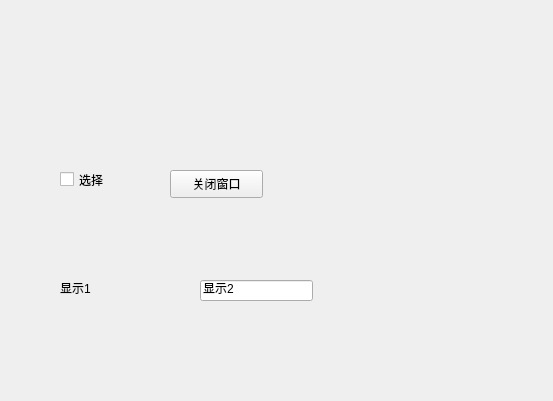
<?xml version="1.0" encoding="UTF-8"?>
<ui version="4.0">
 <class>Form01</class>
 <widget class="QWidget" name="Form01">
  <property name="geometry">
   <rect>
    <x>0</x>
    <y>0</y>
    <width>553</width>
    <height>401</height>
   </rect>
  </property>
  <property name="windowTitle">
   <string>Form</string>
  </property>
  <widget class="QPushButton" name="closeWinBtn">
   <property name="geometry">
    <rect>
     <x>170</x>
     <y>170</y>
     <width>93</width>
     <height>28</height>
    </rect>
   </property>
   <property name="text">
    <string>关闭窗口</string>
   </property>
  </widget>
  <widget class="QCheckBox" name="checkBox">
   <property name="geometry">
    <rect>
     <x>60</x>
     <y>170</y>
     <width>91</width>
     <height>19</height>
    </rect>
   </property>
   <property name="text">
    <string>选择</string>
   </property>
  </widget>
  <widget class="QLabel" name="label">
   <property name="geometry">
    <rect>
     <x>60</x>
     <y>280</y>
     <width>72</width>
     <height>15</height>
    </rect>
   </property>
   <property name="text">
    <string>显示1</string>
   </property>
  </widget>
  <widget class="QLineEdit" name="lineEdit">
   <property name="geometry">
    <rect>
     <x>200</x>
     <y>280</y>
     <width>113</width>
     <height>21</height>
    </rect>
   </property>
   <property name="text">
    <string>显示2</string>
   </property>
  </widget>
 </widget>
 <resources/>
 <connections>
  <connection>
   <sender>closeWinBtn</sender>
   <signal>clicked()</signal>
   <receiver>Form01</receiver>
   <slot>close()</slot>
   <hints>
    <hint type="sourcelabel">
     <x>254</x>
     <y>197</y>
    </hint>
    <hint type="destinationlabel">
     <x>210</x>
     <y>225</y>
    </hint>
   </hints>
  </connection>
  <connection>
   <sender>checkBox</sender>
   <signal>clicked(bool)</signal>
   <receiver>label</receiver>
   <slot>setVisible(bool)</slot>
   <hints>
    <hint type="sourcelabel">
     <x>89</x>
     <y>174</y>
    </hint>
    <hint type="destinationlabel">
     <x>83</x>
     <y>282</y>
    </hint>
   </hints>
  </connection>
  <connection>
   <sender>checkBox</sender>
   <signal>clicked(bool)</signal>
   <receiver>lineEdit</receiver>
   <slot>setEnabled(bool)</slot>
   <hints>
    <hint type="sourcelabel">
     <x>114</x>
     <y>181</y>
    </hint>
    <hint type="destinationlabel">
     <x>208</x>
     <y>285</y>
    </hint>
   </hints>
  </connection>
 </connections>
</ui>
